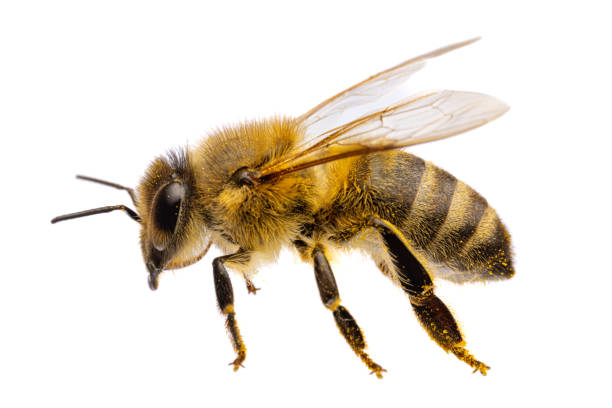
#> input picture Images/bee.jpg, 612 x 408 px
$ python masking.py
#> lines starting #> are read from the running program, lines starting #| are printed output that depends on the picture; after the words box and inside, x2 and y2 are one past the last pixel; in counts of white or black regions, pixels touching at a corner belong together
import cv2 as cv
import numpy as np

img = cv.imread('Images/bee.jpg')
#> img is the input picture: shape (408, 612, 3); mean B, G, R 211.3, 222.2, 229.9
# cv.imshow('bee', img)

blank = np.zeros((img.shape[0], img.shape[1]), dtype = 'uint8')
# cv.imshow('Blank', blank)

rect = cv.rectangle(blank.copy(), (30,30), (370,370), 255, -1)
cv.imshow('Rectangle', rect)
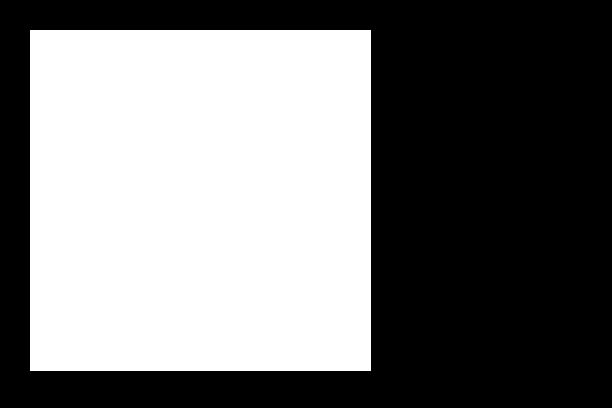
#> window 'Rectangle': shape (408, 612); 46.6% white; 1 white region, box (x1, y1, x2, y2) and area: (30, 30, 371, 371) 116281

circle = cv.circle(blank.copy(), (img.shape[1]//2, img.shape[0]//2), 200, 255, -1)
cv.imshow('Circle', circle)
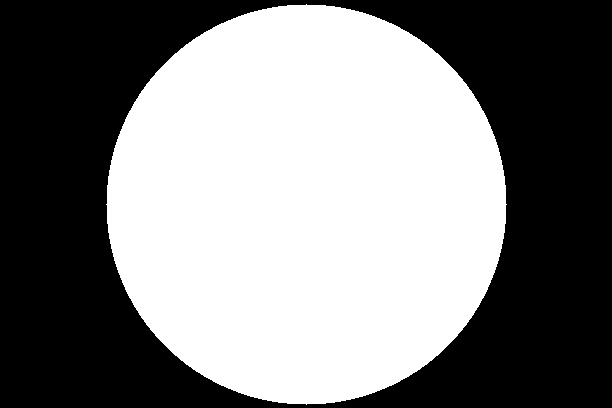
#> window 'Circle': shape (408, 612); 50.3% white; 1 black region, box (x1, y1, x2, y2) and area: (0, 0, 612, 408) 124067

wshape = cv.bitwise_or(rect, circle)
cv.imshow('wshape', wshape)
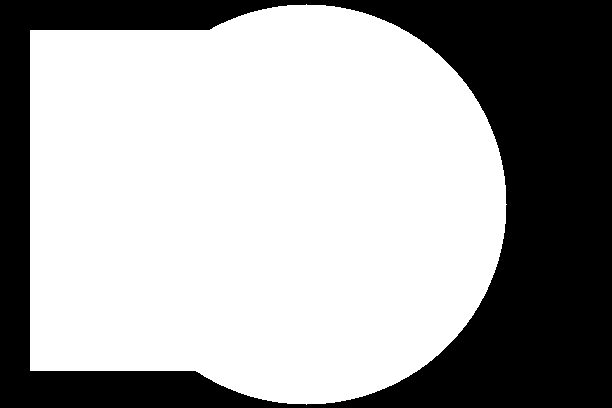
#> window 'wshape': shape (408, 612); 64.6% white; 1 black region, box (x1, y1, x2, y2) and area: (0, 0, 612, 408) 88399

maskedimg = cv.bitwise_and(img,img, mask=rect)
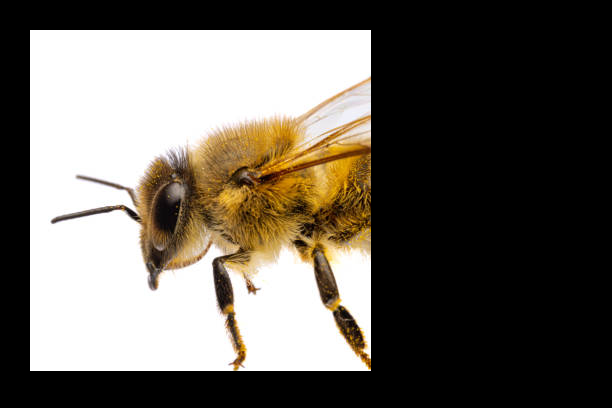
#> maskedimg: shape (408, 612, 3); mean B, G, R 90.6, 98.2, 103.4
cv.imshow('MASKED', maskedimg)
maskedimg1 = cv.bitwise_and(img,img, mask=circle)
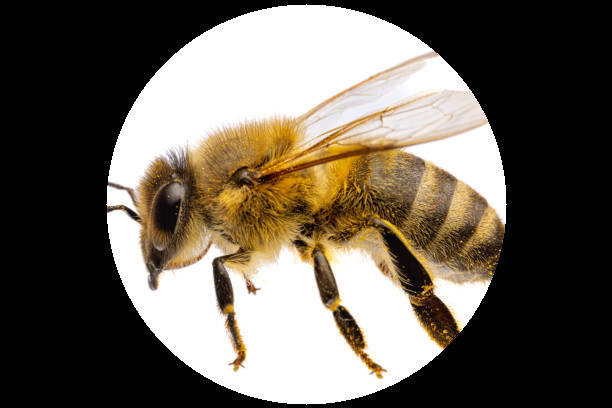
#> maskedimg1: shape (408, 612, 3); mean B, G, R 86.2, 96.8, 104.2
cv.imshow('MASKED1', maskedimg1)
maskedimg2 = cv.bitwise_and(img,img,mask=wshape)
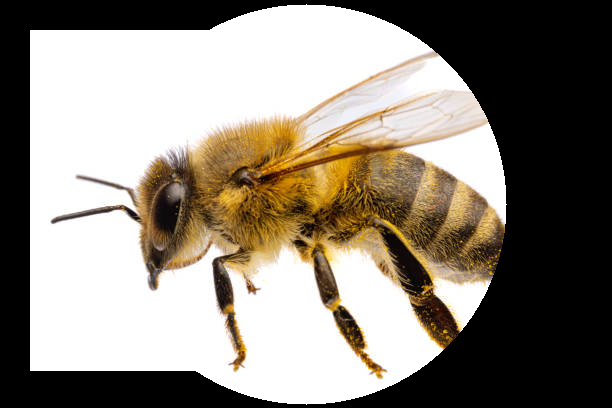
#> maskedimg2: shape (408, 612, 3); mean B, G, R 122.3, 132.9, 140.3
cv.imshow('MASKED2', maskedimg2)


cv.waitKey(0)
cv.destroyAllWindows()
